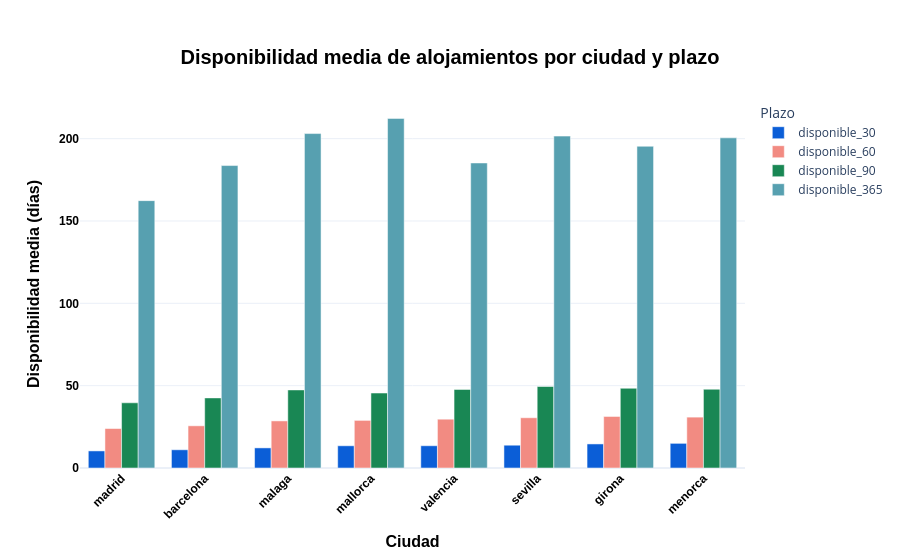

The code cell stored with this chart in its notebook:
### Code cell
import plotly.express as px

fig = px.bar(
    availability_by_city,
    x='ciudad',                   
    y=['disponible_30', 'disponible_60', 'disponible_90', 'disponible_365'],  
    barmode='group',              
    labels={
        "value": "Disponibilidad media (días)",
        "ciudad": "Ciudad"
    },
    title="Disponibilidad media de alojamientos por ciudad y plazo",
    color_discrete_sequence=['#0b5ed7', '#f28b82', '#198754', '#57a0b0']  
)

fig.update_layout(
    
    title={
        'text': "Disponibilidad media de alojamientos por ciudad y plazo",
        'x':0.5,
        'xanchor': 'center',
        'yanchor': 'top',
        'font': {'size':20, 'family':'Arial', 'color':'black', 'weight':'bold'}
    },

    xaxis_title_font={'size':16, 'family':'Arial', 'color':'black', 'weight':'bold'},
    yaxis_title_font={'size':16, 'family':'Arial', 'color':'black', 'weight':'bold'},

   
    xaxis_tickangle=-45,
    xaxis_tickfont={'size':12, 'family':'Arial', 'color':'black', 'weight':'bold'},
    yaxis_tickfont={'size':12, 'family':'Arial', 'color':'black', 'weight':'bold'},

   
    legend_title_text="Plazo",
    template="plotly_white"
)

fig.show()

### Figure 1 — Plotly figure (JSON) as saved in the notebook; plotly's stock layout.template omitted (floating-point values rounded to 4 significant figures)
{"data": [{"alignmentgroup": "True", "hovertemplate": "variable=disponible_30<br>Ciudad=%{x}<br>Disponibilidad media (días)=%{y}<extra></extra>", "legendgroup": "disponible_30", "marker": {"color": "#0b5ed7", "pattern": {"shape": ""}}, "name": "disponible_30", "offsetgroup": "disponible_30", "orientation": "v", "showlegend": true, "textposition": "auto", "type": "bar", "x": ["madrid", "barcelona", "malaga", "mallorca", "valencia", "sevilla", "girona", "menorca"], "xaxis": "x", "y": [10.37, 11.07, 12.21, 13.5, 13.52, 13.84, 14.61, 14.97], "yaxis": "y"}, {"alignmentgroup": "True", "hovertemplate": "variable=disponible_60<br>Ciudad=%{x}<br>Disponibilidad media (días)=%{y}<extra></extra>", "legendgroup": "disponible_60", "marker": {"color": "#f28b82", "pattern": {"shape": ""}}, "name": "disponible_60", "offsetgroup": "disponible_60", "orientation": "v", "showlegend": true, "textposition": "auto", "type": "bar", "x": ["madrid", "barcelona", "malaga", "mallorca", "valencia", "sevilla", "girona", "menorca"], "xaxis": "x", "y": [23.97, 25.62, 28.6, 28.91, 29.64, 30.52, 31.35, 30.89], "yaxis": "y"}, {"alignmentgroup": "True", "hovertemplate": "variable=disponible_90<br>Ciudad=%{x}<br>Disponibilidad media (días)=%{y}<extra></extra>", "legendgroup": "disponible_90", "marker": {"color": "#198754", "pattern": {"shape": ""}}, "name": "disponible_90", "offsetgroup": "disponible_90", "orientation": "v", "showlegend": true, "textposition": "auto", "type": "bar", "x": ["madrid", "barcelona", "malaga", "mallorca", "valencia", "sevilla", "girona", "menorca"], "xaxis": "x", "y": [39.59, 42.57, 47.41, 45.52, 47.71, 49.49, 48.42, 47.83], "yaxis": "y"}, {"alignmentgroup": "True", "hovertemplate": "variable=disponible_365<br>Ciudad=%{x}<br>Disponibilidad media (días)=%{y}<extra></extra>", "legendgroup": "disponible_365", "marker": {"color": "#57a0b0", "pattern": {"shape": ""}}, "name": "disponible_365", "offsetgroup": "disponible_365", "orientation": "v", "showlegend": true, "textposition": "auto", "type": "bar", "x": ["madrid", "barcelona", "malaga", "mallorca", "valencia", "sevilla", "girona", "menorca"], "xaxis": "x", "y": [162.4, 183.7, 203.1, 212.3, 185.2, 201.6, 195.4, 200.5], "yaxis": "y"}], "layout": {"barmode": "group", "legend": {"title": {"text": "Plazo"}, "tracegroupgap": 0}, "title": {"font": {"color": "black", "family": "Arial", "size": 20, "weight": "bold"}, "text": "Disponibilidad media de alojamientos por ciudad y plazo", "x": 0.5, "xanchor": "center", "yanchor": "top"}, "xaxis": {"anchor": "y", "domain": [0, 1], "tickangle": -45, "tickfont": {"color": "black", "family": "Arial", "size": 12, "weight": "bold"}, "title": {"font": {"color": "black", "family": "Arial", "size": 16, "weight": "bold"}, "text": "Ciudad"}}, "yaxis": {"anchor": "x", "domain": [0, 1], "tickfont": {"color": "black", "family": "Arial", "size": 12, "weight": "bold"}, "title": {"font": {"color": "black", "family": "Arial", "size": 16, "weight": "bold"}, "text": "Disponibilidad media (días)"}}}}
